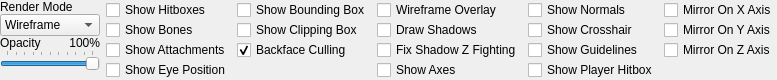
<?xml version="1.0" encoding="UTF-8"?>
<ui version="4.0">
 <class>ui::assets::studiomodel::StudioModelModelDisplayPanel</class>
 <widget class="QWidget" name="ui::assets::studiomodel::StudioModelModelDisplayPanel">
  <property name="geometry">
   <rect>
    <x>0</x>
    <y>0</y>
    <width>714</width>
    <height>73</height>
   </rect>
  </property>
  <property name="windowTitle">
   <string>Form</string>
  </property>
  <layout class="QHBoxLayout" name="horizontalLayout">
   <property name="sizeConstraint">
    <enum>QLayout::SetFixedSize</enum>
   </property>
   <property name="leftMargin">
    <number>0</number>
   </property>
   <property name="topMargin">
    <number>0</number>
   </property>
   <property name="rightMargin">
    <number>0</number>
   </property>
   <property name="bottomMargin">
    <number>0</number>
   </property>
   <item>
    <widget class="QWidget" name="RenderSettingsWidget" native="true">
     <property name="sizePolicy">
      <sizepolicy hsizetype="Fixed" vsizetype="Preferred">
       <horstretch>0</horstretch>
       <verstretch>0</verstretch>
      </sizepolicy>
     </property>
     <property name="minimumSize">
      <size>
       <width>100</width>
       <height>0</height>
      </size>
     </property>
     <property name="maximumSize">
      <size>
       <width>100</width>
       <height>16777215</height>
      </size>
     </property>
     <layout class="QGridLayout" name="gridLayout">
      <property name="leftMargin">
       <number>0</number>
      </property>
      <property name="topMargin">
       <number>0</number>
      </property>
      <property name="rightMargin">
       <number>0</number>
      </property>
      <property name="bottomMargin">
       <number>0</number>
      </property>
      <property name="spacing">
       <number>0</number>
      </property>
      <item row="2" column="0">
       <widget class="QLabel" name="label_2">
        <property name="text">
         <string>Opacity</string>
        </property>
       </widget>
      </item>
      <item row="4" column="0" colspan="2">
       <spacer name="verticalSpacer_4">
        <property name="orientation">
         <enum>Qt::Vertical</enum>
        </property>
        <property name="sizeHint" stdset="0">
         <size>
          <width>20</width>
          <height>0</height>
         </size>
        </property>
       </spacer>
      </item>
      <item row="2" column="1">
       <widget class="QLabel" name="OpacityValueLabel">
        <property name="text">
         <string>100%</string>
        </property>
        <property name="alignment">
         <set>Qt::AlignRight|Qt::AlignTrailing|Qt::AlignVCenter</set>
        </property>
       </widget>
      </item>
      <item row="0" column="0" colspan="2">
       <widget class="QLabel" name="label">
        <property name="text">
         <string>Render Mode</string>
        </property>
       </widget>
      </item>
      <item row="1" column="0" colspan="2">
       <widget class="QComboBox" name="RenderModeComboBox">
        <property name="sizePolicy">
         <sizepolicy hsizetype="Preferred" vsizetype="Fixed">
          <horstretch>0</horstretch>
          <verstretch>0</verstretch>
         </sizepolicy>
        </property>
        <property name="minimumSize">
         <size>
          <width>0</width>
          <height>0</height>
         </size>
        </property>
        <property name="maximumSize">
         <size>
          <width>16777215</width>
          <height>16777215</height>
         </size>
        </property>
        <property name="currentText">
         <string>Wireframe</string>
        </property>
        <item>
         <property name="text">
          <string>Wireframe</string>
         </property>
        </item>
        <item>
         <property name="text">
          <string>Flat Shaded</string>
         </property>
        </item>
        <item>
         <property name="text">
          <string>Smooth Shaded</string>
         </property>
        </item>
        <item>
         <property name="text">
          <string>Texture Shaded</string>
         </property>
        </item>
       </widget>
      </item>
      <item row="3" column="0" colspan="2">
       <widget class="QSlider" name="OpacitySlider">
        <property name="sizePolicy">
         <sizepolicy hsizetype="Preferred" vsizetype="Fixed">
          <horstretch>0</horstretch>
          <verstretch>0</verstretch>
         </sizepolicy>
        </property>
        <property name="minimumSize">
         <size>
          <width>0</width>
          <height>0</height>
         </size>
        </property>
        <property name="maximumSize">
         <size>
          <width>16777215</width>
          <height>16777215</height>
         </size>
        </property>
        <property name="maximum">
         <number>100</number>
        </property>
        <property name="value">
         <number>100</number>
        </property>
        <property name="orientation">
         <enum>Qt::Horizontal</enum>
        </property>
        <property name="tickPosition">
         <enum>QSlider::TicksAbove</enum>
        </property>
        <property name="tickInterval">
         <number>10</number>
        </property>
       </widget>
      </item>
     </layout>
    </widget>
   </item>
   <item>
    <layout class="QVBoxLayout" name="verticalLayout_2">
     <property name="spacing">
      <number>0</number>
     </property>
     <property name="leftMargin">
      <number>0</number>
     </property>
     <item>
      <widget class="QCheckBox" name="ShowHitboxes">
       <property name="text">
        <string>Show Hitboxes</string>
       </property>
      </widget>
     </item>
     <item>
      <widget class="QCheckBox" name="ShowBones">
       <property name="text">
        <string>Show Bones</string>
       </property>
      </widget>
     </item>
     <item>
      <widget class="QCheckBox" name="ShowAttachments">
       <property name="text">
        <string>Show Attachments</string>
       </property>
      </widget>
     </item>
     <item>
      <widget class="QCheckBox" name="ShowEyePosition">
       <property name="text">
        <string>Show Eye Position</string>
       </property>
      </widget>
     </item>
     <item>
      <spacer name="verticalSpacer_3">
       <property name="orientation">
        <enum>Qt::Vertical</enum>
       </property>
       <property name="sizeHint" stdset="0">
        <size>
         <width>20</width>
         <height>0</height>
        </size>
       </property>
      </spacer>
     </item>
    </layout>
   </item>
   <item>
    <layout class="QVBoxLayout" name="verticalLayout_3">
     <property name="spacing">
      <number>0</number>
     </property>
     <property name="leftMargin">
      <number>0</number>
     </property>
     <item>
      <widget class="QCheckBox" name="ShowBBox">
       <property name="text">
        <string>Show Bounding Box</string>
       </property>
      </widget>
     </item>
     <item>
      <widget class="QCheckBox" name="ShowCBox">
       <property name="text">
        <string>Show Clipping Box</string>
       </property>
      </widget>
     </item>
     <item>
      <widget class="QCheckBox" name="BackfaceCulling">
       <property name="text">
        <string>Backface Culling</string>
       </property>
       <property name="checked">
        <bool>true</bool>
       </property>
      </widget>
     </item>
     <item>
      <spacer name="verticalSpacer_7">
       <property name="orientation">
        <enum>Qt::Vertical</enum>
       </property>
       <property name="sizeHint" stdset="0">
        <size>
         <width>20</width>
         <height>0</height>
        </size>
       </property>
      </spacer>
     </item>
    </layout>
   </item>
   <item>
    <layout class="QVBoxLayout" name="verticalLayout_5">
     <property name="spacing">
      <number>0</number>
     </property>
     <property name="leftMargin">
      <number>0</number>
     </property>
     <item>
      <widget class="QCheckBox" name="WireframeOverlay">
       <property name="text">
        <string>Wireframe Overlay</string>
       </property>
      </widget>
     </item>
     <item>
      <widget class="QCheckBox" name="DrawShadows">
       <property name="text">
        <string>Draw Shadows</string>
       </property>
      </widget>
     </item>
     <item>
      <widget class="QCheckBox" name="FixShadowZFighting">
       <property name="text">
        <string>Fix Shadow Z Fighting</string>
       </property>
      </widget>
     </item>
     <item>
      <widget class="QCheckBox" name="ShowAxes">
       <property name="text">
        <string>Show Axes</string>
       </property>
      </widget>
     </item>
     <item>
      <spacer name="verticalSpacer_9">
       <property name="orientation">
        <enum>Qt::Vertical</enum>
       </property>
       <property name="sizeHint" stdset="0">
        <size>
         <width>20</width>
         <height>0</height>
        </size>
       </property>
      </spacer>
     </item>
    </layout>
   </item>
   <item>
    <layout class="QVBoxLayout" name="verticalLayout_6">
     <property name="spacing">
      <number>0</number>
     </property>
     <property name="leftMargin">
      <number>0</number>
     </property>
     <item>
      <widget class="QCheckBox" name="ShowNormals">
       <property name="text">
        <string>Show Normals</string>
       </property>
      </widget>
     </item>
     <item>
      <widget class="QCheckBox" name="ShowCrosshair">
       <property name="text">
        <string>Show Crosshair</string>
       </property>
      </widget>
     </item>
     <item>
      <widget class="QCheckBox" name="ShowGuidelines">
       <property name="text">
        <string>Show Guidelines</string>
       </property>
      </widget>
     </item>
     <item>
      <widget class="QCheckBox" name="ShowPlayerHitbox">
       <property name="text">
        <string>Show Player Hitbox</string>
       </property>
      </widget>
     </item>
     <item>
      <spacer name="verticalSpacer_8">
       <property name="orientation">
        <enum>Qt::Vertical</enum>
       </property>
       <property name="sizeHint" stdset="0">
        <size>
         <width>20</width>
         <height>0</height>
        </size>
       </property>
      </spacer>
     </item>
    </layout>
   </item>
   <item>
    <layout class="QVBoxLayout" name="verticalLayout_7">
     <property name="spacing">
      <number>0</number>
     </property>
     <property name="leftMargin">
      <number>0</number>
     </property>
     <item>
      <widget class="QCheckBox" name="MirrorOnXAxis">
       <property name="text">
        <string>Mirror On X Axis</string>
       </property>
      </widget>
     </item>
     <item>
      <widget class="QCheckBox" name="MirrorOnYAxis">
       <property name="text">
        <string>Mirror On Y Axis</string>
       </property>
      </widget>
     </item>
     <item>
      <widget class="QCheckBox" name="MirrorOnZAxis">
       <property name="text">
        <string>Mirror On Z Axis</string>
       </property>
      </widget>
     </item>
     <item>
      <spacer name="verticalSpacer_5">
       <property name="orientation">
        <enum>Qt::Vertical</enum>
       </property>
       <property name="sizeHint" stdset="0">
        <size>
         <width>20</width>
         <height>0</height>
        </size>
       </property>
      </spacer>
     </item>
    </layout>
   </item>
  </layout>
 </widget>
 <resources/>
 <connections/>
</ui>
